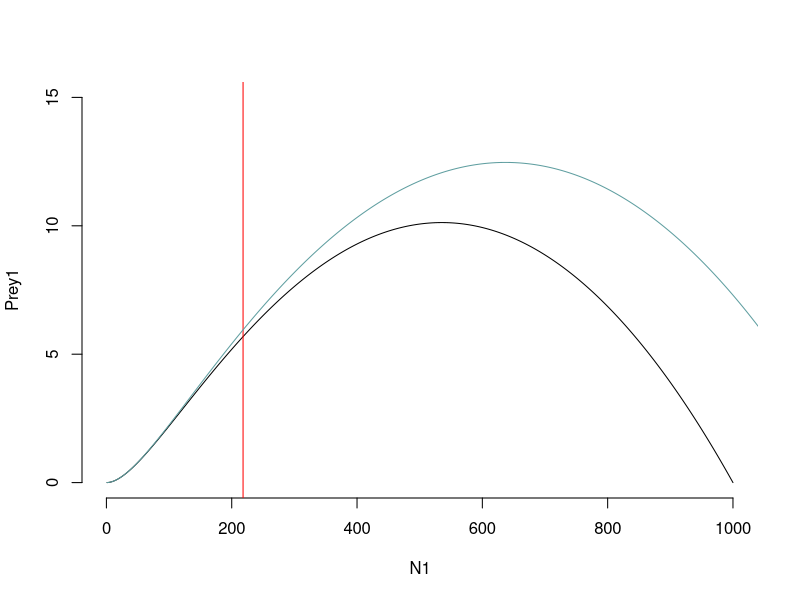
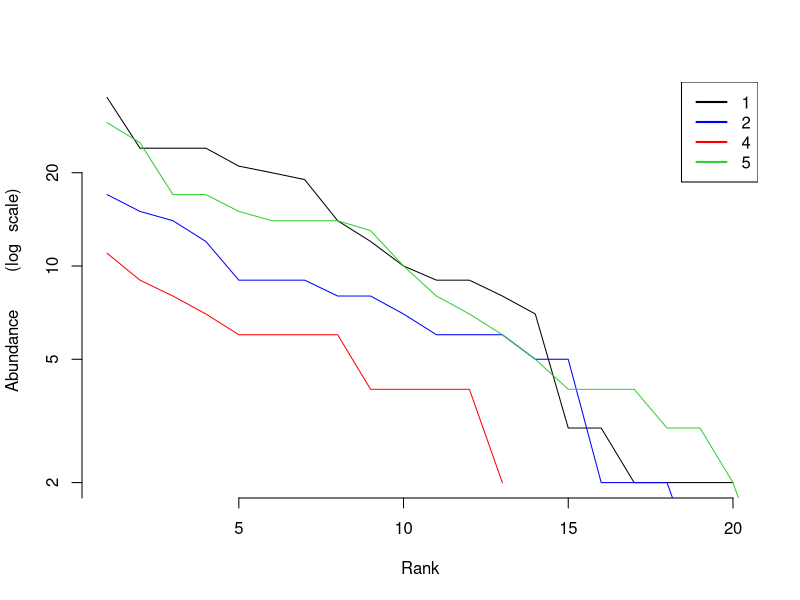

These figures' R source, in order:
## ---- chunk 1
r=.001
a=.5
k1=1000
k2=1200
h=.02083
q=1/3
f=.01

N1= 1:k1
N2= 1:k2
Prey1 = (r*N1 * (1 - (N1/k1))* (a*N1)) / (1+a*h*N1)
Prey2 = (r*N2 * (1 - (N2/k2))* (a*N2)) / (1+a*h*N2)
#Prey2 = (r / (a * k2)) * (k2 - (k2*a*h + 1)*N2 - a*h*(N2^2))

Predator = ( q / (f*a - a*h*q))

plot(x = N1, y  = Prey1, bty = 'n', ylim = c(0,15), type = 'l')
abline(v = Predator, col = 'red')
lines(Prey2, col = 'cadetblue')

## ---- chunk 2
library(vegan)
library(dplyr)
library(tidyr)
library(ggplot2)
library(ggthemes)
data(dune)
data(dune.env)

dune.sum	<- aggregate(dune,	list(Moisture	=	dune.env$Moisture),	sum)
dune.sum1	<- dune.sum[,-1]
rownames(dune.sum1)	<- dune.sum[,1]

radPlot	<- function(x,	add=FALSE,	col='black',	...){
		x	<- x[x>0]
		x	<- x[rev(order(x))]
		if(!add)
				plot(1:length(x),	x,	type='l',	xlab='Rank',	ylab='Abundance	(log	scale)',
									log='y',	col=col,	...)
		else
				lines(1:length(x),	x,	col=col,	...)
		return(NULL)}

## ---- chunk 3
specnumber(dune.sum1)
## ---- chunk 4
sort(diversity(dune.sum1))
## ---- chunk 5
sort(exp(diversity(dune.sum1)))
sort(1/(diversity(dune.sum1, index = 'invsimpson')))
## ---- chunk 6
diversity(dune.sum1[1,], index = 'invsimpson')
## ---- chunk 7
radPlot(x = dune.sum1[1,], bty = 'n')
radPlot(x = dune.sum1[2,], add = TRUE, col = 'blue')
radPlot(x = dune.sum1[3,], add = TRUE, col = 'red')
radPlot(x = dune.sum1[4,], add = TRUE, col = 'limegreen')
legend('topright', legend = c('1','2',"4","5"),
       col = c("black","blue","red","limegreen"), lty =1,lwd=2)
## ---- chunk 8
library(knitr)
rarefaction_data <- data.frame("Moisture Level 1" = c(rarefy(dune.sum1[1,], sample =2),
                                rarefy(dune.sum1[1,], sample =10),
                                rarefy(dune.sum1[1,], sample =100)),
           "Moisture Level 2" = c(rarefy(dune.sum1[2,], sample =2),
                                rarefy(dune.sum1[2,], sample =10),
                                rarefy(dune.sum1[2,], sample =100)),
           "Moisture Level 4" = c(rarefy(dune.sum1[3,], sample =2),
                                rarefy(dune.sum1[3,], sample =10),
                                rarefy(dune.sum1[3,], sample =100)),
           "Moisture Level 5" = c(rarefy(dune.sum1[4,], sample =2),
                                rarefy(dune.sum1[4,], sample =10),
                                rarefy(dune.sum1[4,], sample =100))
)

rownames(rarefaction_data) <- c("2","10","100")

kable(rarefaction_data)
## ---- chunk 9
vegdist(dune.sum1)
